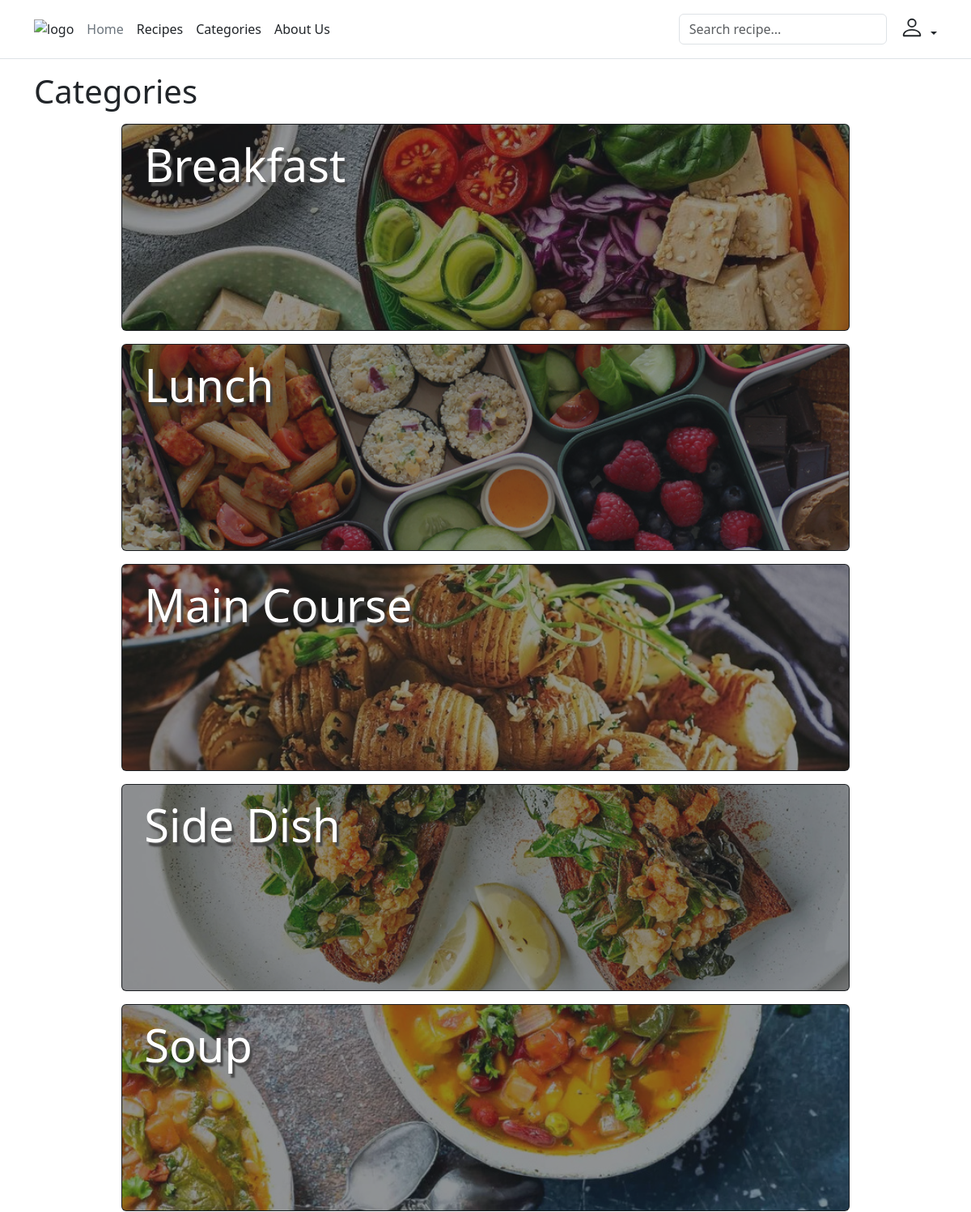
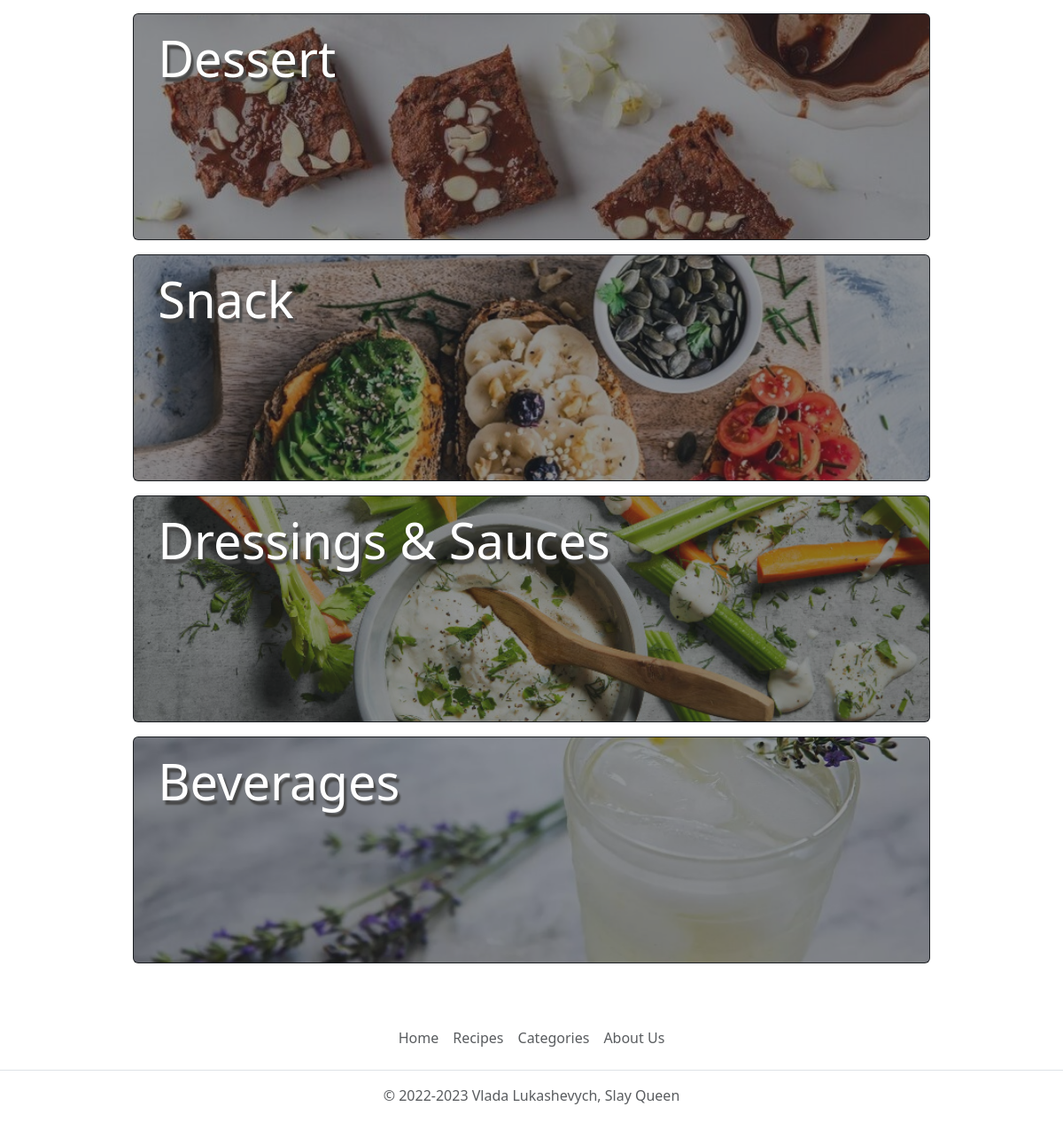
Screenshot of /category (signed in) with the database file from the repository (2 pictures, top to bottom).
### tables this page shows
CREATE TABLE `category` (
  `id` int NOT NULL AUTO_INCREMENT,
  `name` varchar(50) NOT NULL,
  `photo` varchar(255) DEFAULT NULL,
  PRIMARY KEY (`id`)
);

### core/Template.php (called while the page is built, shortened)
<?php
class Template
{
    protected $path;
    public function __construct($path)
    {
        $this->path = $path;
    }
    public function getHTML()
    {
        include($this->path);
        $html = ob_get_contents();
        return $html;
    }
}

### core/Controller.php (called while the page is built, shortened)
<?php
class Controller
{
    protected $viewPath;
    public function __construct()
    {
        $this->moduleName = Core::getInstance()->app['moduleName'];
        $this->actionName = Core::getInstance()->app['actionName'];;
        $this->viewPath = "views/{$this->moduleName}/{$this->actionName}.php";
    }
    public function render($viewPath = null, $params = null)
    {
        if (empty($viewPath))
            $viewPath = $this->viewPath;
        $tpl = new Template($viewPath);
        if (!empty($params))
            $tpl->setParams($params);
        return $tpl->getHTML();
    }
}

### controllers/CategoryController.php (called while the page is built, shortened)
<?php
class CategoryController extends Controller
{
    public function indexAction()
    {
        $categories = Category::getCategories();
        return $this->render(null, [
            'categories' => $categories
        ]);
    }
}

### index.php (called while the page is built, shortened)
<?php
spl_autoload_register(function($className) {
    $path = $className.'.php';
});
$core = Core::getInstance();
$core->Initialize();
$core->Run();

### core/DB.php (called while the page is built, shortened)
<?php
class DB
{
    protected $pdo;
    public function __construct($hostname, $login, $password, $database)
    {
        $this->pdo = new \PDO("mysql: host={$hostname};dbname={$database}", $login, $password);
    }
    public function select($tableName, $fieldsList = "*", $conditionArray = null, $orderByStr="")
    {
        if (is_string($fieldsList))
            $fieldsListString = $fieldsList;
        $wherePart = '';
        $res = $this->pdo->prepare(
            "select {$fieldsListString} from {$tableName} {$wherePart} {$orderByStr}"
        );
        $res->execute($conditionArray);
        return $res->fetchAll(\PDO::FETCH_ASSOC);
    }
}

### models/Category.php (called while the page is built, shortened)
<?php
class Category
{
    protected static $tableName = 'category';
    public static function getCategories()
    {
        return Core::getInstance()->db->select(self::$tableName);
    }
}

### views/category/index.php (the view, shortened to what this page needs)
<h1 class="mb-3">Categories</h1>
<div class="m-sm-auto categories-list">
    <?php foreach ($categories as $category) : ?>
        <a href="/category/view/<?= $category['id'] ?>">
            <div class="card text-bg-dark card-width mb-3 category align-content-center">
                <img <?php $filePath = 'files/category/' . $category['photo'];
                if (is_file($filePath)) : ?>
                    src="/<?= $filePath ?>"
                <?php else : ?>
                    src="/files/category/default.jpg"
                <?php endif; ?>
                        class="card-img opacity-50" alt="<?= $category['name'] ?>">
                <div class="card-img-overlay">
                    <h2 class="card-title card-title-shadow category-card-title"><?= $category['name'] ?></h2>
                </div>
            </div>
        </a>
    <?php endforeach; ?>
</div>

### themes/light/css/style.css (style rules this page uses)
.categories-list { max-width: 900px; }
.categories-list .category { height: 16rem; }
.card-title { font-size: 2.5rem ; margin-left: 0.2em; }
.category-card-title { font-size: 3.5rem; }
.card-title-shadow { text-shadow: 3px 5px 2px #474747; }
.card-img { object-fit: cover; height: 100%; width: 100%; }

### rows the page displays
category: shows a picture, name "Breakfast"
category: photo (picture), name "Lunch"
category: photo (picture), name "Main Course"
category: photo (picture), name "Side Dish"
category: photo (picture), name "Soup"
category: photo (picture), name "Dessert"
category: photo (picture), name "Snack"
category: photo (picture), name "Dressings & Sauces"
category: photo (picture), name "Beverages"
